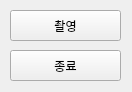
<?xml version="1.0" encoding="UTF-8"?>
<ui version="4.0">
 <class>Form</class>
 <widget class="QWidget" name="Form">
  <property name="geometry">
   <rect>
    <x>0</x>
    <y>0</y>
    <width>132</width>
    <height>92</height>
   </rect>
  </property>
  <property name="windowTitle">
   <string>Form</string>
  </property>
  <widget class="QPushButton" name="check">
   <property name="geometry">
    <rect>
     <x>10</x>
     <y>50</y>
     <width>111</width>
     <height>31</height>
    </rect>
   </property>
   <property name="text">
    <string>종료</string>
   </property>
  </widget>
  <widget class="QPushButton" name="check_2">
   <property name="geometry">
    <rect>
     <x>10</x>
     <y>10</y>
     <width>111</width>
     <height>31</height>
    </rect>
   </property>
   <property name="text">
    <string>촬영</string>
   </property>
  </widget>
 </widget>
 <resources/>
 <connections/>
</ui>
